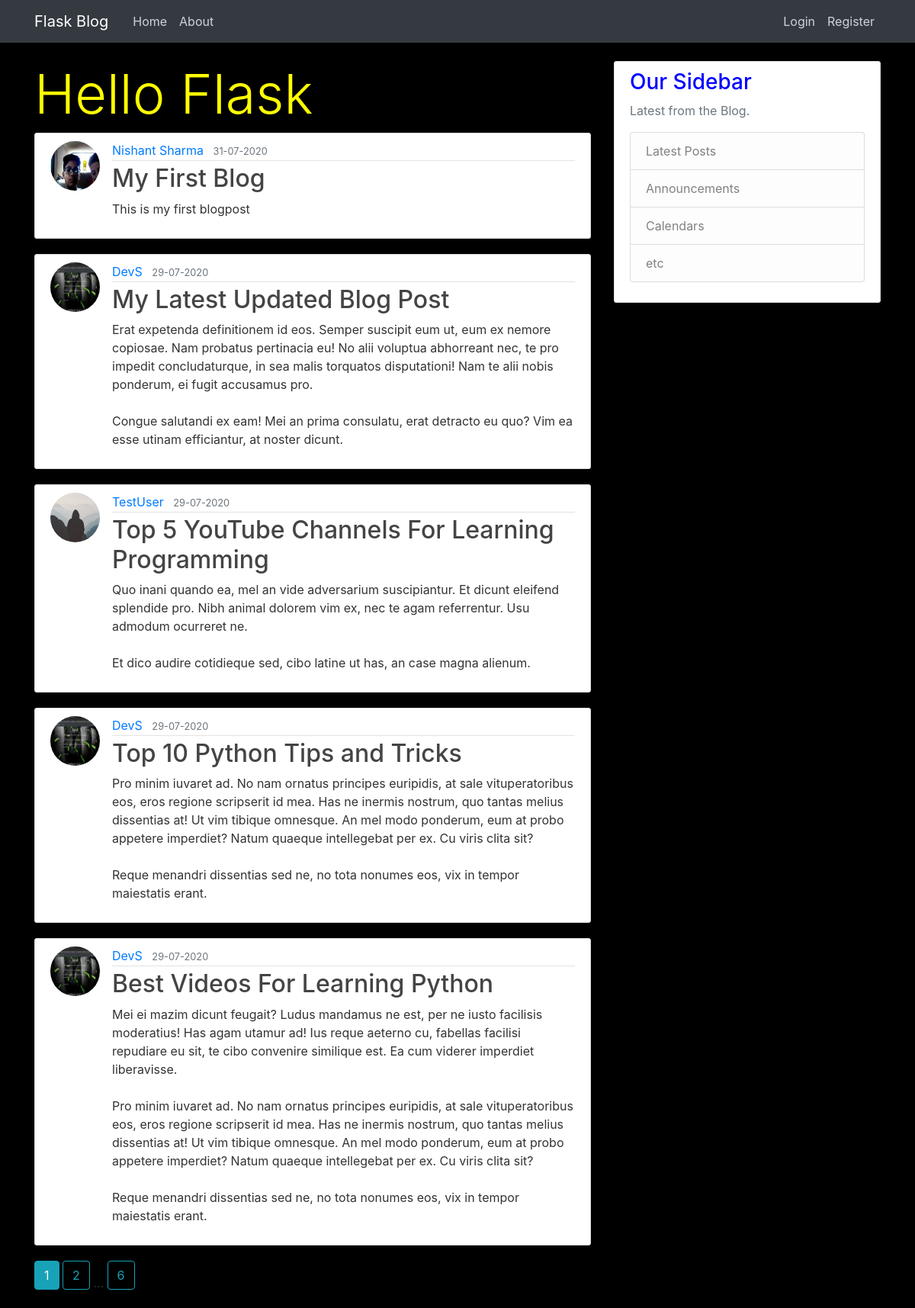
The page /home on the database its author committed.
### flaskblog/models.py (models this page shows, shortened)
class Post(db.Model):
	id = db.Column(db.Integer, primary_key=True)
	title = db.Column(db.String(100), nullable=False)
	date_posted = db.Column(db.DateTime, nullable=False, default=datetime.utcnow)
	content = db.Column(db.Text, nullable=False)
	user_id = db.Column(db.Integer, db.ForeignKey('user.id'), nullable=False)

class User(db.Model, UserMixin):
	id = db.Column(db.Integer, primary_key=True)
	username = db.Column(db.String(20), unique=True, nullable=False)
	email = db.Column(db.String(120), unique=True, nullable=False)
	image_file = db.Column(db.String(20), nullable=False, default='default.jpeg')
	password = db.Column(db.String(60), nullable=False)
	posts = db.relationship('Post', backref='author', lazy=True)

### flaskblog/main/routes.py (the view)
@main.route('/')
@main.route('/home', methods = ['POST', 'GET'])
def home():
	page = request.args.get('page', 1, type=int)
	posts = Post.query.order_by(Post.date_posted.desc()).paginate(page=page, per_page=5)
	return render_template('home.html', posts=posts)

### flaskblog/templates/home.html
{% extends "layout.html" %}
{% block content %}
	<h1 class="display-3"> Hello Flask </h1>
	{% for post in posts.items %}
	<article class="media content-section">
		<img class="rounded-circle article-img" src="{{ url_for('static', filename='profile_pics/' + post.author.image_file) }}"></img>
	  <div class="media-body">
	    <div class="article-metadata">
	      <a class="mr-2" href="{{ url_for('users.user_posts', username=post.author.username) }}">{{ post.author.username }}</a>
	      <small class="text-muted">{{ post.date_posted.strftime('%d-%m-%Y') }}</small>
	    </div>
	    <h2><a class="article-title" href="{{ url_for('posts.post', post_id=post.id) }}">{{ post.title }}</a></h2>
	    <p class="article-content">{{ post.content }}</p>
	  </div>
	</article>
	{% endfor %}
	{% for page_num in posts.iter_pages(left_edge=1, right_edge=1, left_current=1, right_current=2) %}
		{% if page_num %}
			{% if posts.page == page_num %}
				<a class="btn btn-info mb-4" href="{{ url_for('main.home', page=page_num) }}">{{ page_num }}</a>
			{% else %}
				<a class="btn btn-outline-info mb-4" href="{{ url_for('main.home', page=page_num) }}">{{ page_num }}</a>
			{% endif %}
		{% else %}
		...
		{% endif %}
	{% endfor %}
{% endblock content %}

### flaskblog/templates/layout.html (shortened to what this page needs)
<!DOCTYPE html>
<html lang="en">
<head>
    <link rel="stylesheet" href="https://maxcdn.bootstrapcdn.com/bootstrap/4.0.0/css/bootstrap.min.css">
    <link rel="stylesheet" href="{{ url_for('static', filename='main.css') }}">
</head>
<body>
	<header class="site-header">
	  <nav class="navbar navbar-expand-md navbar-dark bg-dark fixed-top">
	    <div class="container">
	      <a class="navbar-brand mr-4" href="/">Flask Blog</a>
	      <div class="collapse navbar-collapse" id="navbarToggle">
	        <div class="navbar-nav mr-auto">
	          <a class="nav-item nav-link" href="{{ url_for('main.home') }}">Home</a>
	          <a class="nav-item nav-link" href="{{ url_for('main.about') }}">About</a>
	        </div>
	        <div class="navbar-nav">
	          {% if current_user.is_authenticated %}
	          	<a class="nav-item nav-link" href="{{ url_for('posts.new_post') }}">New Post</a>
	            <a class="nav-item nav-link" href="{{ url_for('users.account') }}">Account</a>
	            <a class="nav-item nav-link" href="{{ url_for('users.logout') }}">Logout</a>
	          {% else %}
	            <a class="nav-item nav-link" href="{{ url_for('users.login') }}">Login</a>
	            <a class="nav-item nav-link" href="{{ url_for('users.register') }}">Register</a>
	          {% endif %}
	        </div>
	      </div>
	    </div>
	  </nav>
	</header>
	<main role="main" class="container">
	  <div class="row">
	    <div class="col-md-8">
	      {% block content %}{% endblock %}
	    </div>
	    <div class="col-md-4">
	      <div class="content-section">
	        <h3>Our Sidebar</h3>
	        <p class='text-muted'>Latest from the Blog.
	          <ul class="list-group">
	            <li class="list-group-item list-group-item-light">Latest Posts</li>
	            <li class="list-group-item list-group-item-light">Announcements</li>
	            <li class="list-group-item list-group-item-light">Calendars</li>
	            <li class="list-group-item list-group-item-light">etc</li>
	          </ul>
	        </p>
	      </div>
	    </div>
	  </div>
	</main>
</body>
</html>

### flaskblog/static/main.css (style rules this page uses)
body { background: black; background-color: black; color: #333333; margin-top: 5rem; }
.site-header .navbar-nav .nav-link { color: #cbd5db; }
.content-section { background: #ffffff; padding: 10px 20px; border: 1px solid #dddddd; border-radius: 3px; margin-bottom: 20px; }
.article-title { color: #444444; }
.article-content { white-space: pre-line; }
.article-img { height: 65px; width: 65px; margin-right: 16px; }
.article-metadata { padding-bottom: 1px; margin-bottom: 4px; border-bottom: 1px solid #e3e3e3 }

### flaskblog/templates/layout.html (style rules this page uses)
body { background-color: black; }
h1 { color: yellow; }
h2, h3, h4, h5, h6 { color: blue; }

### rows shown on the page
Post: image_file (picture), author.username "Nishant Sharma", date_posted "31-07-2020", title "My First Blog", content "This is my first blogpost"
Post: image_file (picture), author.username "DevS", date_posted "29-07-2020", title "My Latest Updated Blog Post", content "Erat expetenda definitionem id eos. Semper suscipit eum ut, eum ex nemore copiosae. Nam probatus pertinacia eu! No alii voluptua abhorreant nec, te pro impedit concludaturque, in sea malis torquatos disputationi! Nam te alii nobis ponderum, ei fugit accusamus pro. Congue salutandi ex eam! Mei an prima consulatu, erat detracto eu quo? Vim ea esse utinam efficiantur, at noster dicunt."
Post: image_file (placeholder picture), author.username "TestUser", date_posted "29-07-2020", title "Top 5 YouTube Channels For Learning Programming", content "Quo inani quando ea, mel an vide adversarium suscipiantur. Et dicunt eleifend splendide pro. Nibh animal dolorem vim ex, nec te agam referrentur. Usu admodum ocurreret ne. Et dico audire cotidieque sed, cibo latine ut has, an case magna alienum."
Post: image_file (picture), author.username "DevS", date_posted "29-07-2020", title "Top 10 Python Tips and Tricks", content "Pro minim iuvaret ad. No nam ornatus principes euripidis, at sale vituperatoribus eos, eros regione scripserit id mea. Has ne inermis nostrum, quo tantas melius dissentias at! Ut vim tibique omnesque. An mel modo ponderum, eum at probo appetere imperdiet? Natum quaeque intellegebat per ex. Cu viris clita sit? Reque menandri dissentias sed ne, no tota nonumes eos, vix in tempor maiestatis erant."
Post: image_file (picture), author.username "DevS", date_posted "29-07-2020", title "Best Videos For Learning Python", content "Mei ei mazim dicunt feugait? Ludus mandamus ne est, per ne iusto facilisis moderatius! Has agam utamur ad! Ius reque aeterno cu, fabellas facilisi repudiare eu sit, te cibo convenire similique est. Ea cum viderer imperdiet liberavisse. Pro minim iuvaret ad. No nam ornatus principes euripidis, at sale vituperatoribus eos, eros regione scripserit id mea. Has ne inermis nostrum, quo tantas melius dissentias at! Ut vim tibique omnesque. An mel modo ponderum, eum at probo appetere imperdiet? Natum quaeque intellegebat per ex. Cu viris clita sit? Reque menandri dissentias sed ne, no tota nonumes eos, vix in tempor maiestatis erant."

### other values the page prints
{{ page_num }} "1"
{{ page_num }} "2" "6"
